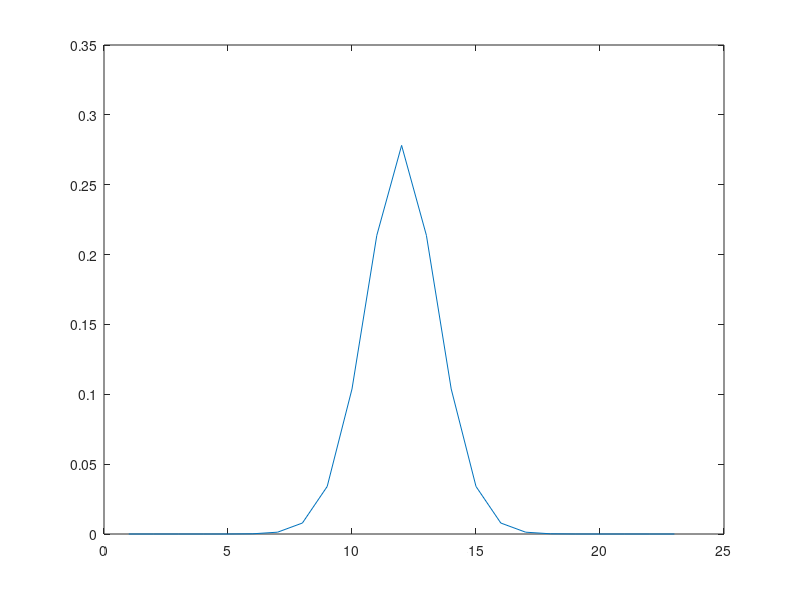
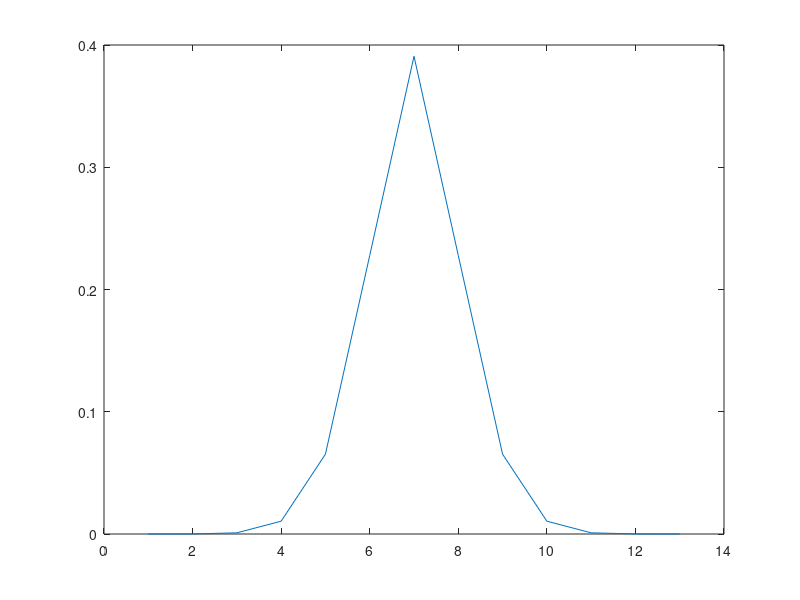
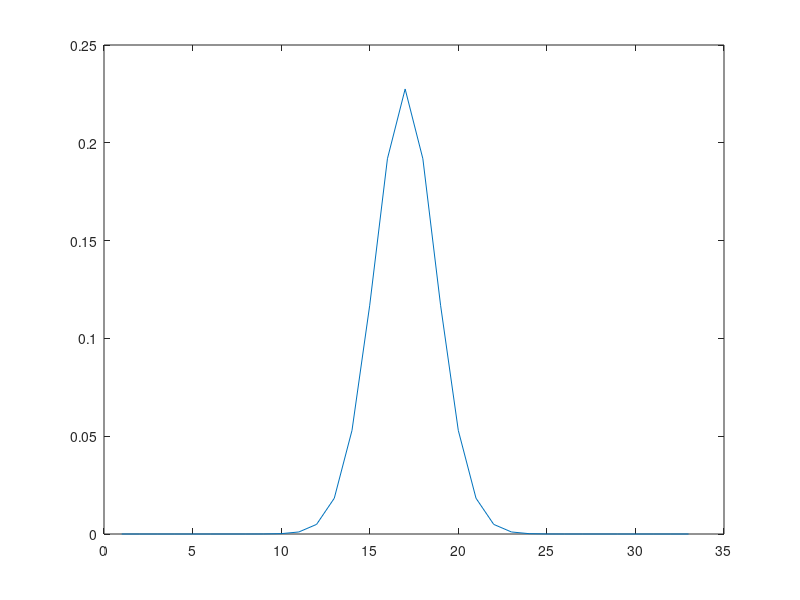
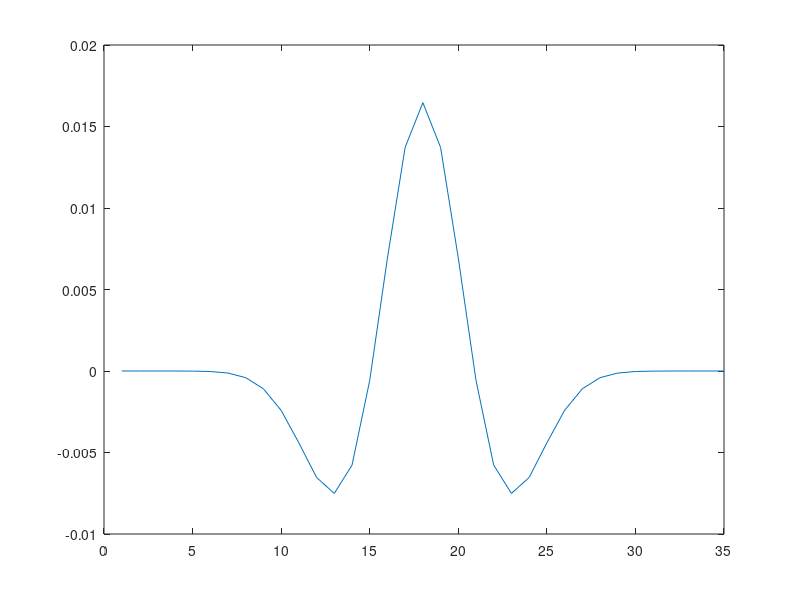

Write the MATLAB code that produced these figures, in order.
derivp1 = [1.000000e-11, 8.800000e-10, 3.531000e-08, 8.536000e-07, 1.383415e-05, 1.581862e-04, 1.306992e-03, 7.852691e-03, 3.402475e-02, 1.038205e-01, 2.137474e-01, 2.781496e-01, 2.137474e-01, 1.038205e-01, 3.402475e-02, 7.852691e-03, 1.306992e-03, 1.581862e-04, 1.383415e-05, 8.536000e-07, 3.531000e-08, 8.800000e-10, 1.000000e-11];
figure(1);
plot(derivp1);

derivp2=[1.000000e-06, 4.800000e-05, 9.660000e-04, 1.048000e-02, 6.529500e-02, 2.278080e-01, 3.908040e-01, 2.278080e-01, 6.529500e-02, 1.048000e-02, 9.660000e-04, 4.800000e-05, 1.000000e-06];
figure(2);
plot(derivp2);


derivp3 = [1.000000e-16, 1.280000e-14, 7.696000e-13, 2.886400e-11, 7.562360e-10, 1.468714e-08, 2.189405e-07, 2.558828e-06, 2.374101e-05, 1.759328e-04, 1.042202e-03, 4.915650e-03, 1.829620e-02, 5.297748e-02, 1.169560e-01, 1.918578e-01, 2.275044e-01, 1.918578e-01, 1.169560e-01, 5.297748e-02, 1.829620e-02, 4.915650e-03, 1.042202e-03, 1.759328e-04, 2.374101e-05, 2.558828e-06, 2.189405e-07, 1.468714e-08, 7.562360e-10, 2.886400e-11, 7.696000e-13, 1.280000e-14, 1.000000e-16];
figure(3);
plot(derivp3);

derivp4 = [-2.328306e-10, -6.984919e-09, -1.008157e-07, -9.313226e-07, -6.178394e-06, -3.129616e-05, -1.255888e-04, -4.085824e-04, -1.092623e-03, -2.416329e-03, -4.408169e-03, -6.530620e-03, -7.510213e-03, -5.777087e-03, -5.777087e-04, 6.932504e-03, 1.372058e-02, 1.646470e-02, 1.372058e-02, 6.932504e-03, -5.777087e-04, -5.777087e-03, -7.510213e-03, -6.530620e-03, -4.408169e-03, -2.416329e-03, -1.092623e-03, -4.085824e-04, -1.255888e-04, -3.129616e-05, -6.178394e-06, -9.313226e-07, -1.008157e-07, -6.984919e-09, -2.328306e-10];
figure(4);
plot(derivp4);

smoothp1 = [-1.000000e-03, -2.200000e-02, -1.480000e-01, -1.940000e-01, 7.300000e-01, -1.940000e-01, -1.480000e-01, -2.200000e-02, -1.000000e-03];
figure(5);
plot(smoothp1);

